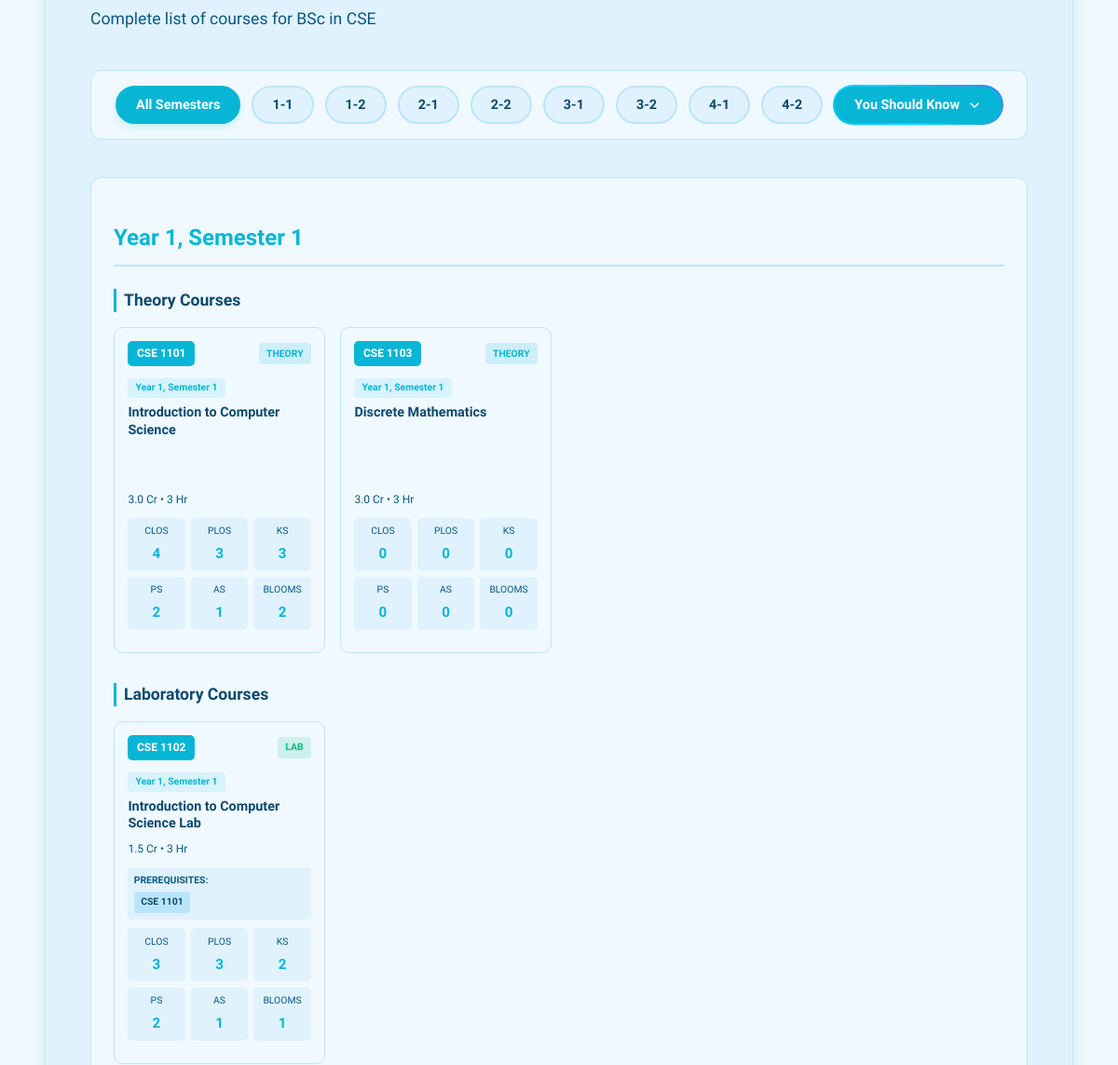
The page /designs/admission/5/ (signed in, middle part) on the database as committed earlier.
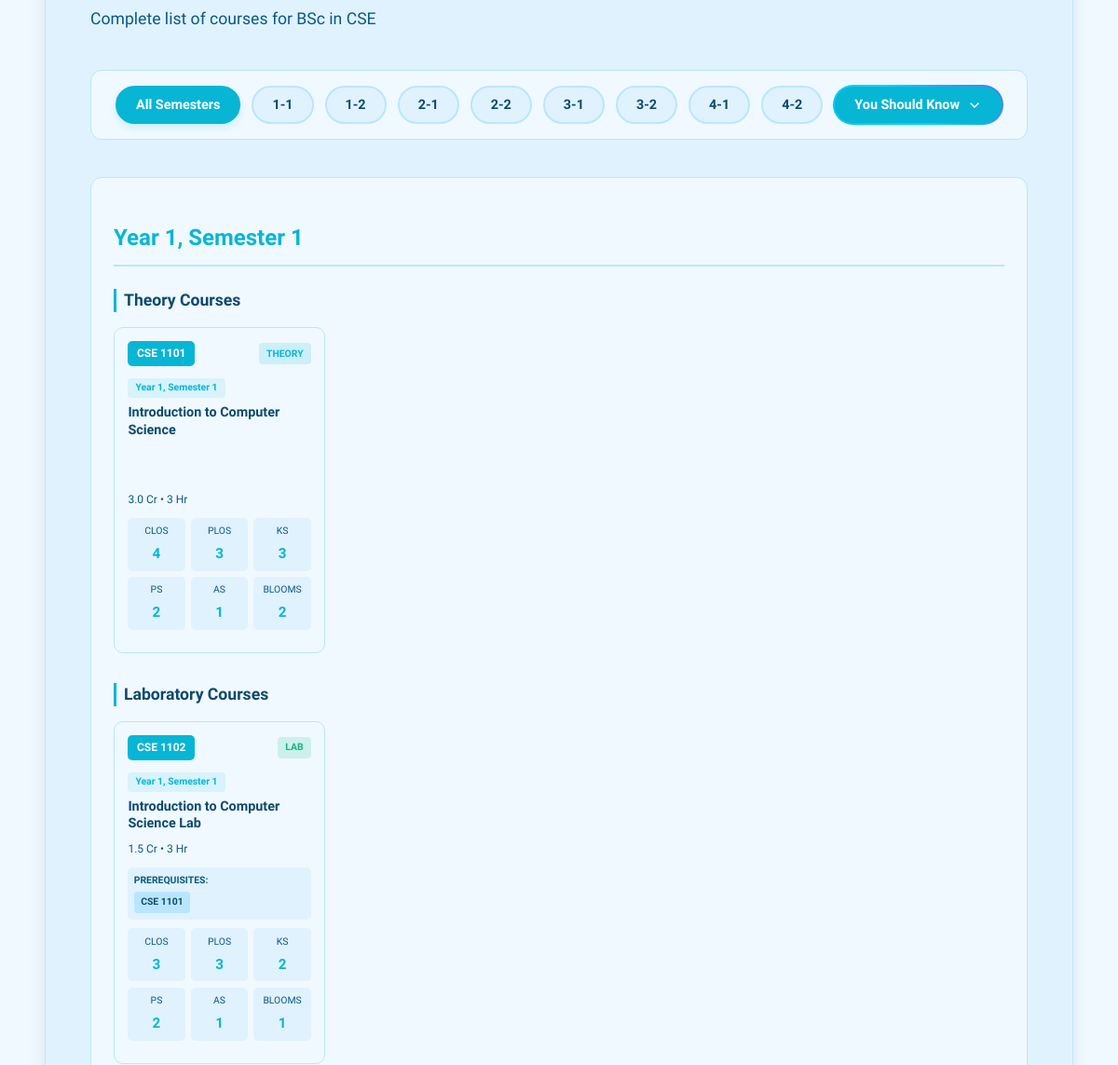
The same page on the database as committed later.
### academics/models.py (models this page shows, shortened)
class Course(models.Model):
    program = models.ForeignKey(Program, on_delete=models.CASCADE, related_name='courses')
    course_code = models.CharField(max_length=20, unique=True, help_text="e.g., CSE 2101")
    title = models.CharField(max_length=255)
    credit_hours = models.DecimalField(max_digits=3, decimal_places=1, verbose_name="Credit Hours (Cr Hr)")
    contact_hours = models.PositiveSmallIntegerField(verbose_name="Contact Hours")
    course_type = models.CharField(
        max_length=2,
        choices=COURSE_TYPE_CHOICES,
        default='TH',
        verbose_name="Course Type",
        help_text="Designates if the course is Theory (TH) or Lab (LB)."
    )
    year_semester = models.CharField(
        max_length=3,
        choices=YEAR_SEMESTER_CHOICES,
        default='1-1',
        verbose_name="Year-Semester",
        help_text="The academic year and semester when this course is offered (e.g., 1-1, 2-2)."
    )
    prerequisites = models.ManyToManyField(
        'self',
        symmetrical=False,
        blank=True,
        related_name='required_for',
        verbose_name="Prerequisite Courses",
        help_text="Select courses that must be completed before taking this course."
    )
    course_outline_pdf = models.FileField(
        upload_to='course_outlines/',
        null=True,
        blank=True,
        verbose_name="Course Outline PDF",
        help_text="Upload the official PDF document containing the course outline/syllabus."
    )
    class Meta:
        verbose_name = 'Course'
        verbose_name_plural = 'Courses'
        ordering = ['program', 'year_semester', 'course_code']

### designs/views.py (the view, shortened to what this page needs)
# urls.py: path('admission/<int:pk>/', views.admission_element_detail, name='admission_element_detail'),
def admission_element_detail(request, pk):
    element = get_object_or_404(AdmissionElement, pk=pk)
    program = None
    courses = None
    lifetime_stats = None
    try:
        from academics.models import Program, Course
        title_lower = element.title.lower()
        all_programs = Program.objects.all()
        for prog in all_programs:
            if prog.name.lower() in title_lower or title_lower in prog.name.lower():
                program = prog
                break
        if program:
            courses_list = []
            lifetime_stats = {
                'program_outcomes': {},  # PO1-PO12: {credits, marks}
                'blooms': {},  # K1-K6: {credits, marks}
                'knowledge': {},  # K1-K8: {credits, marks}
                'problem': {},  # P1-P7: {credits, marks}
                'activity': {},  # A1-A5: {credits, marks}
            }
            courses_queryset = Course.objects.filter(program=program).prefetch_related(
                'outcomes__program_outcome',
                'prerequisites'
            ).order_by('year_semester', 'course_code')
            for course in courses_queryset:
                outcomes = course.outcomes.all()
                unique_pos = set(outcome.program_outcome.code for outcome in outcomes)
                unique_ks = set(outcome.knowledge_profile for outcome in outcomes)
                unique_ps = set(outcome.problem_attribute for outcome in outcomes)
                unique_as = set(outcome.activity_attribute for outcome in outcomes if outcome.activity_attribute)
                unique_blooms = set(outcome.blooms_level for outcome in outcomes)
                course.stats = {
                    'co_count': len(outcomes),
                    'po_count': len(unique_pos),
                    'k_count': len(unique_ks),
                    'p_count': len(unique_ps),
                    'a_count': len(unique_as),
                    'blooms_count': len(unique_blooms),
                }
                course_credit = float(course.credit_hours)
                for outcome in outcomes:
                    po_code = outcome.program_outcome.code
                    if po_code:
                        if po_code not in lifetime_stats['program_outcomes']:
                            lifetime_stats['program_outcomes'][po_code] = {'credits': 0, 'marks': 0}
                        lifetime_stats['program_outcomes'][po_code]['credits'] += course_credit
                        lifetime_stats['program_outcomes'][po_code]['marks'] += outcome.total_assessment_marks
                    bloom = outcome.blooms_level
                    if bloom:
                        if bloom not in lifetime_stats['blooms']:
                            lifetime_stats['blooms'][bloom] = {'credits': 0, 'marks': 0}
                        lifetime_stats['blooms'][bloom]['credits'] += course_credit
                        lifetime_stats['blooms'][bloom]['marks'] += outcome.total_assessment_marks
                    kp = outcome.knowledge_profile
                    if kp:
                        if kp not in lifetime_stats['knowledge']:
                            lifetime_stats['knowledge'][kp] = {'credits': 0, 'marks': 0}
                        lifetime_stats['knowledge'][kp]['credits'] += course_credit
                        lifetime_stats['knowledge'][kp]['marks'] += outcome.total_assessment_marks
                    pa = outcome.problem_attribute
                    if pa:
                        if pa not in lifetime_stats['problem']:
                            lifetime_stats['problem'][pa] = {'credits': 0, 'marks': 0}
                        lifetime_stats['problem'][pa]['credits'] += course_credit
                        lifetime_stats['problem'][pa]['marks'] += outcome.total_assessment_marks
                    aa = outcome.activity_attribute
                    if aa:
                        if aa not in lifetime_stats['activity']:
                            lifetime_stats['activity'][aa] = {'credits': 0, 'marks': 0}
                        lifetime_stats['activity'][aa]['credits'] += course_credit
                        lifetime_stats['activity'][aa]['marks'] += outcome.total_assessment_marks
                courses_list.append(course)
            courses = courses_list
            if lifetime_stats:
                lifetime_stats['totals'] = {
                    'program_outcomes': sum(data['marks'] for data in lifetime_stats['program_outcomes'].values()),
                    'blooms': sum(data['marks'] for data in lifetime_stats['blooms'].values()),
                    'knowledge': sum(data['marks'] for data in lifetime_stats['knowledge'].values()),
                    'problem': sum(data['marks'] for data in lifetime_stats['problem'].values()),
                    'activity': sum(data['marks'] for data in lifetime_stats['activity'].values()),
                }
    except ImportError:
        lifetime_stats = None
    except Exception:
        lifetime_stats = None
    program_outcomes = None
    if program:
        try:
            from academics.models import ProgramOutcome
            import re
            pos_list = list(ProgramOutcome.objects.filter(program=program))
            pos_list.sort(key=lambda po: int(re.search(r'\d+', po.code).group()) if re.search(r'\d+', po.code) else 0)
            program_outcomes = pos_list
        except ImportError:
            pass
        except Exception:
            try:
                from academics.models import ProgramOutcome
                program_outcomes = ProgramOutcome.objects.filter(program=program).order_by('code')
            except ImportError:
                pass
    context = {
        'element': element,
        'program': program,
        'courses': courses,
        'lifetime_stats': lifetime_stats if program and courses else None,
        'program_outcomes': program_outcomes,
    }
    return render(request, 'designs/admission_element_detail.html', context)

### academics/templatetags/academics_filters.py (called while the page is built)
@register.filter
def get_item(dictionary, key):
    if dictionary is None:
        return None
    return dictionary.get(key)

@register.filter
def split_string(value, delimiter=','):
    if value is None:
        return []
    return value.split(delimiter)

@register.filter
def get_blooms_display(value):
    from academics.models import BLOOMS_CHOICES
    for code, display in BLOOMS_CHOICES:
        if code == value:
            if ':' in display:
                parts = display.split(':', 1)
                if len(parts) > 1:
                    return parts[1].strip()
            return display
    return value

@register.filter
def get_kp_display(value):
    from academics.models import KP_CHOICES
    for code, display in KP_CHOICES:
        if code == value:
            if ':' in display:
                parts = display.split(':', 1)
                if len(parts) > 1:
                    return parts[1].strip()
            return display
    return value

@register.filter
def po_to_plo(value):
    if not value:
        return value
    if isinstance(value, str):
        return value.replace('PO', 'PLO')
    return value

### templates/designs/admission_element_detail.html (shortened to what the changed rows need)
{% extends 'base.html' %}
{% load static %}
{% load academics_filters %}
{% load course_extras %}
{% block content %}
<div class="container">
    <section class="admission-element-page">
        <div class="admission-content">
            {% if program and courses %}
            <div class="program-courses-section">
              {% regroup courses by year_semester as courses_by_semester %}
{% for semester_group in courses_by_semester %}
<div class="course-semester-group" data-semester="{{ semester_group.grouper }}">
    <h3 class="course-semester-title">
        {{ semester_group.list.0.get_year_semester_display }}
    </h3>
   {% with sorted_courses=semester_group.list|sort_by_type %}
    {% regroup sorted_courses by course_type as courses_by_type %}
        {% for course_type_group in courses_by_type %}
        <div class="course-type-subgroup">
            <h4 class="course-type-subtitle">
                {% if course_type_group.grouper == 'TH' %}
                    Theory Courses
                {% else %}
                    Laboratory Courses
                {% endif %}
            </h4>
            <div class="courses-grid">
                {% for course in course_type_group.list %}
                <div class="course-tile">
                    <div class="course-tile-header">
                        <span class="course-code-badge">{{ course.course_code }}</span>
                        <span class="course-type-badge {% if course.course_type == 'TH' %}theory{% else %}lab{% endif %}">
                            {{ course.get_course_type_display }}
                        </span>
                    </div>
                    <div class="course-year-semester">
                        <span class="year-semester-badge">
                            {{ course.get_year_semester_display }}
                        </span>
                    </div>
                    <h4 class="course-tile-title">{{ course.title }}</h4>
                    <div class="course-tile-hours">
                        <span>{{ course.credit_hours }} Cr</span>
                        <span>•</span>
                        <span>{{ course.contact_hours }} Hr</span>
                    </div>
                    {% if course.prerequisites.all %}
                    <div class="course-prerequisites">
                        <span class="prereq-label">Prerequisites:</span>
                        <div class="prereq-codes">
                            {% for prereq in course.prerequisites.all %}
                            <span class="prereq-code">{{ prereq.course_code }}</span>
                            {% endfor %}
                        </div>
                    </div>
                    {% endif %}
                    {% if course.stats %}
                    <div class="course-tile-stats">
                        <div class="stat-item"><span class="stat-label">CLOs</span><span class="stat-value">{{ course.stats.co_count }}</span></div>
                        <div class="stat-item"><span class="stat-label">PLOs</span><span class="stat-value">{{ course.stats.po_count }}</span></div>
                        <div class="stat-item"><span class="stat-label">Ks</span><span class="stat-value">{{ course.stats.k_count }}</span></div>
                        <div class="stat-item"><span class="stat-label">Ps</span><span class="stat-value">{{ course.stats.p_count }}</span></div>
                        <div class="stat-item"><span class="stat-label">As</span><span class="stat-value">{{ course.stats.a_count }}</span></div>
                        <div class="stat-item"><span class="stat-label">Blooms</span><span class="stat-value">{{ course.stats.blooms_count }}</span></div>
                    </div>
                    {% else %}
                    <div class="course-tile-stats">
                        <span class="no-outcomes">No outcomes defined</span>
                    </div>
                    {% endif %}
                </div>
                {% endfor %}
            </div>
        </div>
        {% endfor %}
    {% endwith %}
</div>
{% endfor %}
            </div>
            {% endif %}
        </div>
    </section>
</div>
{% endblock %}

Rows that differ between the two databases and show on the page:
removed Course: course_code "CSE 1103", course_type "THEORY", year_semester "Year 1, Semester 1", title "Discrete Mathematics", credit_hours "3.0", contact_hours "3", stats.co_count "0", stats.po_count "0", stats.k_count "0", stats.p_count "0", stats.a_count "0", stats.blooms_count "0"
